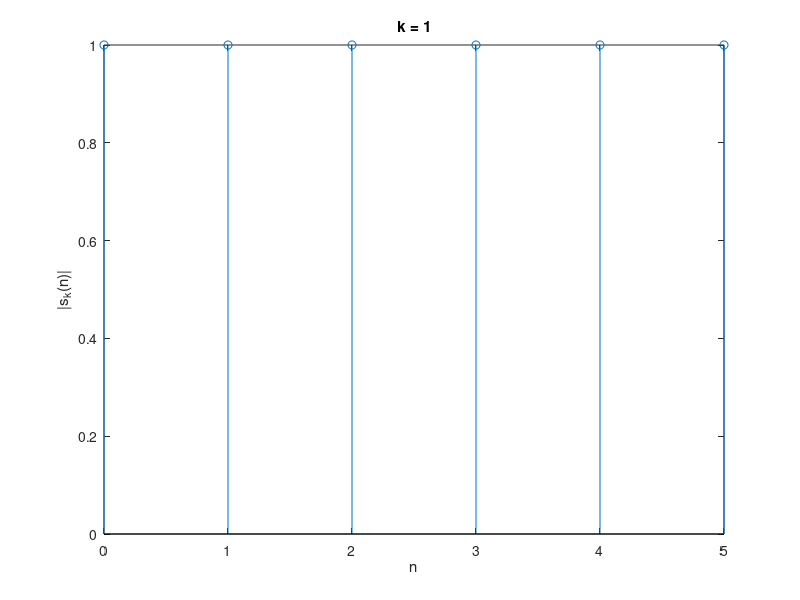
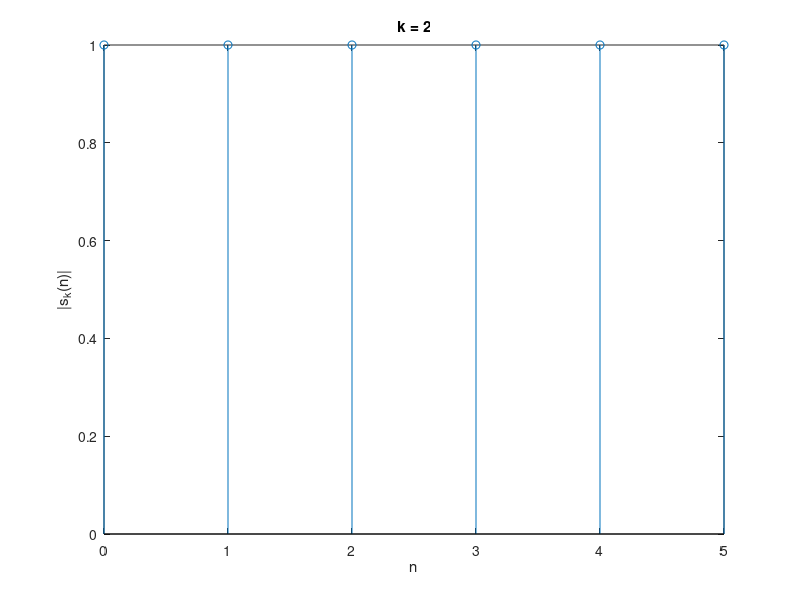
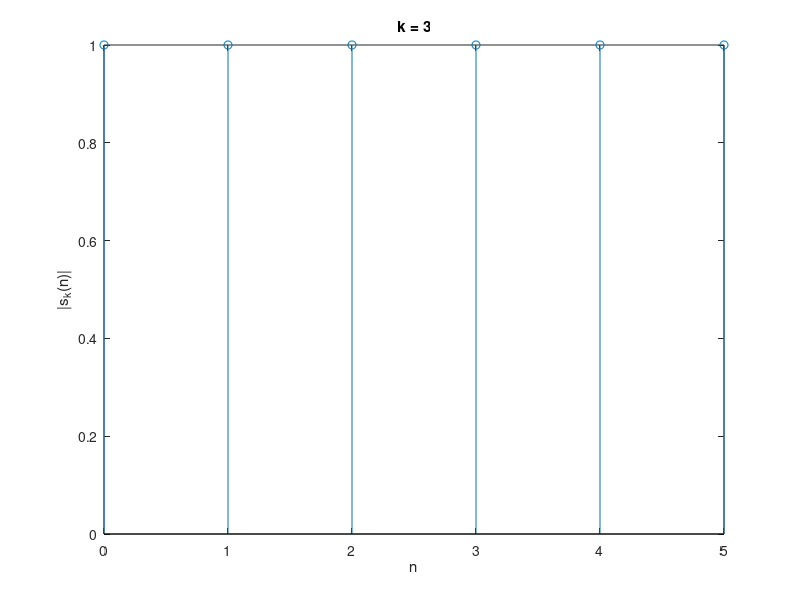
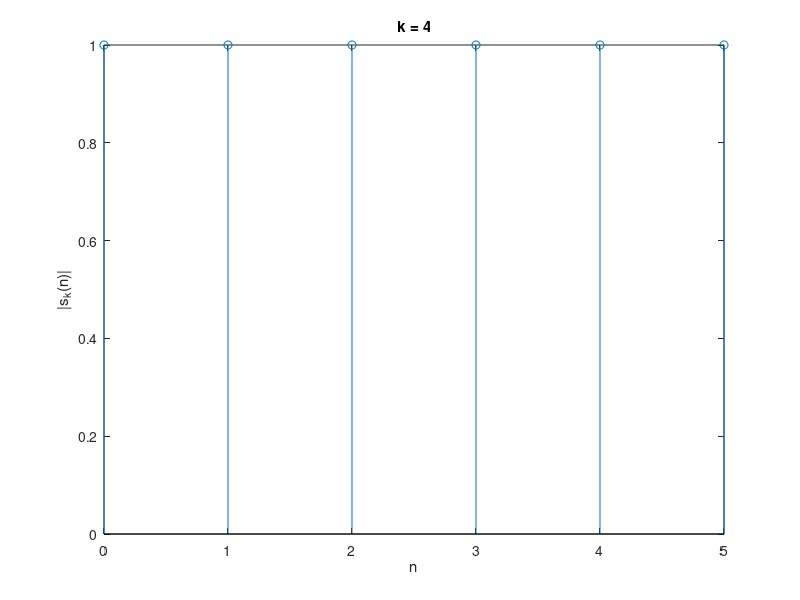

These charts were generated, in order, by the following MATLAB code:
ki = 1:6;
n = 0:5;

for k = 1:6
    s = exp(j*(2/6)*pi*k.*n);
    figure
    stem(n, abs(s))
    title(['k = ', num2str(k)])
    ylabel('|s_k(n)|')
    xlabel('n')
    
    disp([' For k = ', num2str(k)])
    disp(s)
    
end

